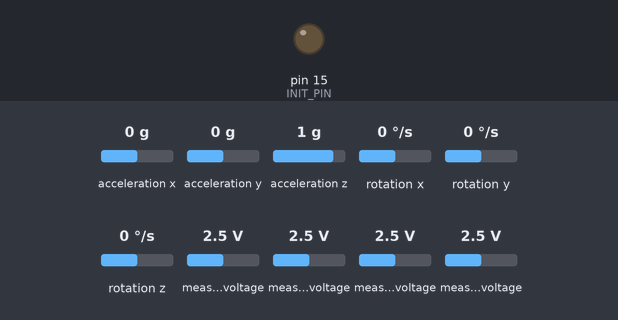
A sketch run on a simulated Arduino Uno, built with avr-gcc and run on an emulated ATmega328P. Shown: output pins drawn as LEDs (lit = HIGH). Wiring (inferred from the names in the program): MPU-9250 motion sensor at I2C address 0x68. Inputs (shaded band) come from the test bench; at power-on: acceleration x 0 g, acceleration y 0 g, acceleration z 1 g, rotation x 0 °/s, rotation y 0 °/s, rotation z 0 °/s, measured voltage 2.5 V. What the sketch prints to the serial monitor is not drawn.

Above: at 0.6 s.
Timing chart, 0 to 2.1 s (numbered marks = the images above):
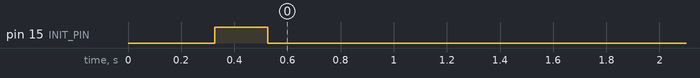

The sketch:

Proyecto.ino
```cpp
#include <Adafruit_ADS1015.h>
#include <SFE_BMP180.h>
//#include <Arduino.h>
#include "libreria.SensorHumedad.h"
//#include "libreria.funcionesPresion.h"
#include "libreria.sensorSalinidad.h"
#include "libreria.sensorTemperatura.h"
#include "libreria.sensorIluminacion.h"
#include <TinyGPS++.h>  //Librería del GPS
#include <SoftwareSerial.h>
#include "SensorGPS.h"
#include "libreriaSensorAcelerometro.h"
#include <Wire.h>

//Constantes calibrado del sensor de humedad.
Adafruit_ADS1015 ads1015(0x48); // construct an ads1115 at address 0x48


//Constantes calibrado del sensor de salinidad.
const int nosal = 100;  //valor sin sal
const int sisal = 1400;  //valor con sal

void setup() {
  Serial.begin(9600);

  Serial.println("Inicializando...");  //inicializamos
  ads1015.begin(); //Initialize ads1115
  Serial.println("Ajustando la ganancia...");  //ajuste de ganancia
  ads1015.setGain(GAIN_ONE);

  //Sensor de humedad
  Serial.println("Tomando medidas del canal AIN0");  //toma medidas del canal 0
  Serial.println("Rango del ADC: +/- 4.096V (1 bit=2mV)");  //el rango va de -4.096V a 4.096V

 /* //Sensor de presión
  configuracion_SensorPresion();
  Serial.println("Tomando medidas del canal AIN1");  //toma medidas en el canal 1
  Serial.println("Rango del ADC: +/- 4.096V (1 bit=2mV)"); */

  //Sensor de salinidad
  Serial.println("Tomando medidas del canal AIN2");  //toma medidas en el canal 2
  Serial.println("Rango del ADC: +/- 4.096v (1 bit=2mv)");

  //Sensor de temperatura

  //Sensor GPS
  ConfiguracionGPS();

  configuracionAcelerometro();

}

void loop() {

  int pin0 = 0;
  //humedad.pinHumedad(pin1); //Asignamos el pin 1 para el sensor de Humedad
  sensorHumedad humedad(pin0);

  /*int pin4 = 4;
  //presion.pinPresion(pin4);  //Asignamos el pin 2 para el sensor de Presión*/

  int pin3 = 3;
  //salinidad.pinSalinidad(pin3);  //Asignamos el pin 3 para el sensor de Salinidad
  sensorSalinidad salinidad(pin3);

  int pin2 = 2;
  sensorTemperatura temperatura(pin2);

  int pin1 = 1;
  sensorIluminacion iluminacion(pin1);
  //Sensor de humedad
  //int valorHumedad = humedad.leeHumedad(AirValue, WaterValue);  //Establecemos la igualdad para leer el valorHumedad

  //humedad.imprimirHumedad(valorHumedad);  //Imprimiremos el valorHumedad

  //Sensor de presión
  //int valorPresion = presion.leePresion(Pressmax, Pressmin);  //Establecemos la igualdad para leer el valorPresion

  /*Serial.println("Presion:");
  presion.imprimirPresion(valorPresion, Pressmax);  //Imprimiremos el valorPresion
  Serial.println("");*/
  //Sensor de salinidad

  //int valorSalinidad = salinidad.leeSalinidad(sisal, nosal);  //Establecemos igualdad para leer el valorSalinidad

  //salinidad.imprimirSalinidad(valorSalinidad);  //Imprimiremos el valorSalinidad


  //Sensor de temperatura
  humedad.imprimirHumedad();  //Imprimiremos el valorHumedad

  salinidad.imprimirSalinidad();  //Imprimiremos el valorSalinidad

  temperatura.imprimirTemperatura();  //Imprimiremos valorTemperatura

  double t = temperatura.temperatura_para_enviar;

 // imprimirPresion(t);  //Imprimiremos el valorPresion

  iluminacion.imprimirIluminacion();  //Imprimiremos el valorIluminacion

  imprimirGPS();  //Imprimiremos nuestra posicion

  imprimirAcelerometro();  //Imprimiremos los valores del acelerometro

  delay (1000);

}
```

SensorGPS.h
```cpp
#define RX_PIN  12 // GPS RXI
#define TX_PIN  13 // GPS TX0
#define INIT_PIN 15 // Pin para  Inicializar el GPS
#define GPS_BAUD  4800

TinyGPSPlus gps;

SoftwareSerial ss(RX_PIN,TX_PIN);

// Función espera 1s para leer del GPSº

static void smartDelay(unsigned long ms){
  unsigned long start = millis();
  do
  {
    while(ss.available())
    {
      gps.encode(ss.read());  // leemos del gps
    }
  } while(millis() - start < ms);
}

// Función para encender/apagar mediante un pulso

void switch_on_off(){
   // Power on pulse
  digitalWrite(INIT_PIN,LOW);
  delay(200);
  digitalWrite(INIT_PIN,HIGH);
  delay(200);
  digitalWrite(INIT_PIN,LOW);
 }

 /////////////////////////////////////////////////////////////////////////
// CONFIGURACION
////////////////////////////////////////////////////////////////////////
void ConfiguracionGPS() {
  ss.begin(GPS_BAUD); // Inicializar la comunicación con el GPS

  pinMode(INIT_PIN,OUTPUT);
  switch_on_off(); // Pulso para encender el GPS
}

/////////////////////////////////////////////////////////////////////////
// BUCLE
////////////////////////////////////////////////////////////////////////
void imprimirGPS(){
  /*char gpsDate[10];
  char gpsTime[10];*/

  if(gps.location.isValid()){ // Si el GPS está recibiendo los mensajes NMEA

    /*sprintf(gpsDate,"%d/%d/%d", gps.date.month(),gps.date.day(),gps.date.year()); // Construimos string de datos fecha
    sprintf(gpsTime,"%d/%d/0%d", gps.time.hour(),gps.time.minute(),gps.time.second());  // Construimos string de datos hora*/

    /*Serial.print(gpsDate); Cositas para la hora y la fecha.
    Serial.print('\t');
    Serial.print(gpsTime);
    Serial.print('\t');*/
    Serial.print(gps.location.lat(),6);
    Serial.print('\t');
    Serial.print(gps.location.lng(),6);
    Serial.print('\t');
    Serial.print(gps.altitude.feet()); //tarda un rato en calibrarse solo
    Serial.print('\t');
    /*Serial.print(gps.course.deg(),2);
    Serial.println('\t');*/
    //Serial.println(gps.speed.mph(),2);
  }
  else  // Si no recibe los mensajes
  {

    Serial.println("No se encuentran satelites, recalculando... ");
    Serial.println(gps.satellites.value());
  }
}
```

sensorIluminacion.cpp
```cpp
#include <Arduino.h>
#include "libreria.sensorIluminacion.h"
#include <Adafruit_ADS1015.h>

Adafruit_ADS1115 ads1418(0x48);

sensorIluminacion::sensorIluminacion(int _pin) {
  pin = _pin;
}


int sensorIluminacion::leeIluminacion() {
  int vdigital2;

  vdigital2 = ads1418.readADC_SingleEnded(pin);

  return vdigital2; //Tensión en digital
}


double sensorIluminacion::convertirBitsAVoltios(int _vdigital2) {
  double vanalogica2;
  int vdigital2 = _vdigital2;

  vanalogica2 = (vdigital2 * 4.096) / 32767;

  return vanalogica2;
}


double sensorIluminacion::convertirVoltiosAIluminacion(double _vanalogica2) {
  double vanalogica2 = _vanalogica2;
  double iluminacion;

  //temperatura = (vanalogica - 0.79) / 0.0345;
  iluminacion = ((vanalogica2 - 0.75) / 0.036) + 14;

  iluminacion_para_enviar = iluminacion;
  return iluminacion;
}


void sensorIluminacion::imprimirIluminacion() {
  double iluminacion;
  int vdigital2 = leeIluminacion();
  double vanalogica2 = convertirBitsAVoltios(vdigital2);
  // double temperatura = convertirVoltiosATemperatura(vanalogica);
  double valor = 25;
  double valor2= 65;
  if (iluminacion <= valor) {
    Serial.println("Está oscuro");
  }
  else if (iluminacion <= valor2 && iluminacion > valor) {
    Serial.println("Está nublado");
  }
  else if (iluminacion > valor2) {
    Serial.println("Está soleado");
  }

  Serial.print("Iluminacion: ");
  Serial.print(iluminacion);
  //Serial.println("ºC");
  delay(5000);
}
```

sensorSalinidad.cpp
```cpp
#include <Arduino.h>
#include "libreria.sensorSalinidad.h"
#include <Adafruit_ADS1015.h>

#define sisal 1400  // Medimos valor en seco
#define nosal 100  // Medimos valor en agua


Adafruit_ADS1115 ads1417(0x48);

sensorSalinidad::sensorSalinidad(int _pin){
  pin = _pin;
}


int sensorSalinidad::leeSalinidad() {
  int vdigital;

  vdigital = ads1417.readADC_SingleEnded(pin);

  return vdigital; //Tensión en digital
}


void sensorSalinidad::imprimirSalinidad() {

  int vdigital = leeSalinidad();
  int salinidad = 100 * nosal / (nosal - sisal) - vdigital * 100 / (nosal - sisal);
  if(salinidad>100){salinidad=100;}
  else if(salinidad<0){salinidad=0;}
  //Serial.println(vdigital);
  Serial.print("Salinidad: ");
  Serial.print(salinidad);
  Serial.println("%");
}
```

sensorTemperatura.cpp
```cpp
#include <Arduino.h>
#include "libreria.sensorTemperatura.h"
#include <Adafruit_ADS1015.h>

Adafruit_ADS1115 ads1415(0x48);

sensorTemperatura::sensorTemperatura(int _pin){
  pin = _pin;
}


int sensorTemperatura::leeTemperatura() {
  int vdigital;

  vdigital = ads1415.readADC_SingleEnded(pin);

  return vdigital; //Tensión en digital
}


double sensorTemperatura::convertirBitsAVoltios(int _vdigital) {
  double vanalogica;
  int vdigital = _vdigital;

  vanalogica = (vdigital * 4.096) / 32767;

  return vanalogica;
}


double sensorTemperatura::convertirVoltiosATemperatura(double _vanalogica) {
  double vanalogica = _vanalogica;
  double temperatura;

  //temperatura = (vanalogica - 0.79) / 0.0345;
  temperatura = ((vanalogica - 0.75) / 0.036) + 14;

  temperatura_para_enviar = temperatura;
  return temperatura;
}


void sensorTemperatura::imprimirTemperatura() {

  int vdigital = leeTemperatura();
  double vanalogica = convertirBitsAVoltios(vdigital);
  double temperatura = convertirVoltiosATemperatura(vanalogica);

  Serial.print("Temperatura: ");
  Serial.print(temperatura);
  Serial.println("ºC");
}
```

libreria.SensorHumedad.cpp
```cpp
#include <Arduino.h>
#include "libreria.SensorHumedad.h"
#include <Adafruit_ADS1015.h>

#define AirValue 13936  // Medimos valor en seco
#define WaterValue 6730  // Medimos valor en agua

Adafruit_ADS1115 ads1416(0x48);

sensorHumedad::sensorHumedad(int _pin){
  pin = _pin;
}


int sensorHumedad::leeHumedad() {
  int vdigital;

  vdigital = ads1416.readADC_SingleEnded(pin);

  return vdigital; //Tensión en digital
}


void sensorHumedad::imprimirHumedad() {

  int vdigital = leeHumedad();
  int humedad = 100 * AirValue / (AirValue - WaterValue) - vdigital * 100 / (AirValue - WaterValue);
  if(humedad>100){humedad=100;}
  else if(humedad<0){humedad=0;}
  //Serial.println(vdigital);
  Serial.print("Humedad: ");
  Serial.print(humedad);
  Serial.println("%");
}
```

libreria.SensorHumedad.h
```cpp
#define libreria.SensorHumedad.h

#include <Arduino.h>

class sensorHumedad
{
  public:
    sensorHumedad(int);

    void imprimirHumedad();

  private:
    int pin;

    int leeHumedad();

};
```

libreria.SensorSalinidad.h
```cpp
#define libreria.SensorSalinidad.h

#include <Arduino.h>

class sensorSalinidad
{
  public:
    sensorSalinidad(int);

    void imprimirSalinidad();

  private:
    int pin;

    int leeSalinidad();

};
```

libreria.sensorIluminacion.h
```cpp
#define libreria.sensorTemperatura.h

#include <Arduino.h>

class sensorIluminacion
{
  public:
    sensorIluminacion(int);


    void imprimirIluminacion();

    double iluminacion_para_enviar;


  private:
    int pin;


    double convertirVoltiosAIluminacion(double);

    int leeIluminacion();

    double convertirBitsAVoltios(int);

};
```

libreria.sensorTemperatura.h
```cpp
#define libreria.sensorTemperatura.h

#include <Arduino.h>

class sensorTemperatura
{
  public:
    sensorTemperatura(int);


    void imprimirTemperatura();

    double temperatura_para_enviar;


  private:
    int pin;


    int leeTemperatura();

    double convertirBitsAVoltios(int);

    double convertirVoltiosATemperatura(double);
};
```

libreriaSensorAcelerometro.h
```cpp
#define    MPU9250_ADDRESS            0x68
#define    MAG_ADDRESS                0x0C
/*
#define    GYRO_FULL_SCALE_250_DPS    0x00
#define    GYRO_FULL_SCALE_500_DPS    0x08
#define    GYRO_FULL_SCALE_1000_DPS   0x10
#define    GYRO_FULL_SCALE_2000_DPS   0x18
*/
#define    ACC_FULL_SCALE_2_G        0x00
#define    ACC_FULL_SCALE_4_G        0x08
#define    ACC_FULL_SCALE_8_G        0x10
#define    ACC_FULL_SCALE_16_G       0x18

#define interruptPin 4

//Funcion auxiliar lectura
void I2Cread(uint8_t Address, uint8_t Register, uint8_t Nbytes, uint8_t* Data){
   Wire.beginTransmission(Address);
   Wire.write(Register);
   Wire.endTransmission();

   Wire.requestFrom(Address, Nbytes);
   uint8_t index = 0;
   while (Wire.available())
      Data[index++] = Wire.read();
}


// Funcion auxiliar de escritura
void I2CwriteByte(uint8_t Address, uint8_t Register, uint8_t Data){
   Wire.beginTransmission(Address);
   Wire.write(Register);
   Wire.write(Data);
   Wire.endTransmission();
}

/*
 *void handleInterrupt() {
    interruptCounter++;
  }
 */

void handleInterrupt(){
  Serial.print("El dispositivo ha sido movido");
}


void configuracionAcelerometro(){
  //interruptPin por defecto a nivel alto. Cuando esté a nivel bajo se mandará la interrupción.
  pinMode(interruptPin, INPUT_PULLUP);
  /*
  // Asociamos la interrupciÃ³n con el pin, con la función y con el umbral
  attachInterrupt(digitalPinToInterrupt(interruptPin), handleInterrupt, FALLING);
 */
  attachInterrupt(digitalPinToInterrupt(interruptPin), handleInterrupt, FALLING);

  Wire.begin();
  //Configuracion con los valores de la tabla:

  I2CwriteByte(MPU9250_ADDRESS, 0x1C, 0x00);
  I2CwriteByte(MPU9250_ADDRESS, 0X6B, 0);
  I2CwriteByte(MPU9250_ADDRESS, 0X6C, 7);
  I2CwriteByte(MPU9250_ADDRESS, 0X1D, 5);
  I2CwriteByte(MPU9250_ADDRESS, 0x37, 0x80);
  I2CwriteByte(MPU9250_ADDRESS, 0X38, 64);
  I2CwriteByte(MPU9250_ADDRESS, 0X69, 192);
  I2CwriteByte(MPU9250_ADDRESS, 0X1F, 2);
  I2CwriteByte(MPU9250_ADDRESS, 0X1E, 1);
  I2CwriteByte(MPU9250_ADDRESS, 0X6B, 32);
}

void imprimirAcelerometro(){
  // ---  Lectura acelerometro y giroscopio ---
  uint8_t Buf[14];
  int FS_ACC = 16;
  int FS_GYRO = 2000;

  I2Cread(MPU9250_ADDRESS, 0x3B, 14, Buf);

  // Convertir registros acelerometro
  float ax = (Buf[0] << 8 | Buf[1]);
  float ay = (Buf[2] << 8 | Buf[3]);
  float az = Buf[4] << 8 | Buf[5];

  ax = (ax*FS_ACC/32768);
  ax = ax -0.42;
  ay = (ay*FS_ACC/32768);
  ay = ay - 32;
  az = (az*FS_ACC/32768);
  az = az-0.7 ;

  Serial.print("Aceleración en el eje X: ");
  Serial.print(ax, 2);
  Serial.println("g");

  Serial.print("Aceleración en el eje Y: ");
  Serial.print(ay, 2);
  Serial.println("g");

  Serial.print("Aceleración en el eje Z: ");
  Serial.print(az, 2);
  Serial.println("g");
}
```
